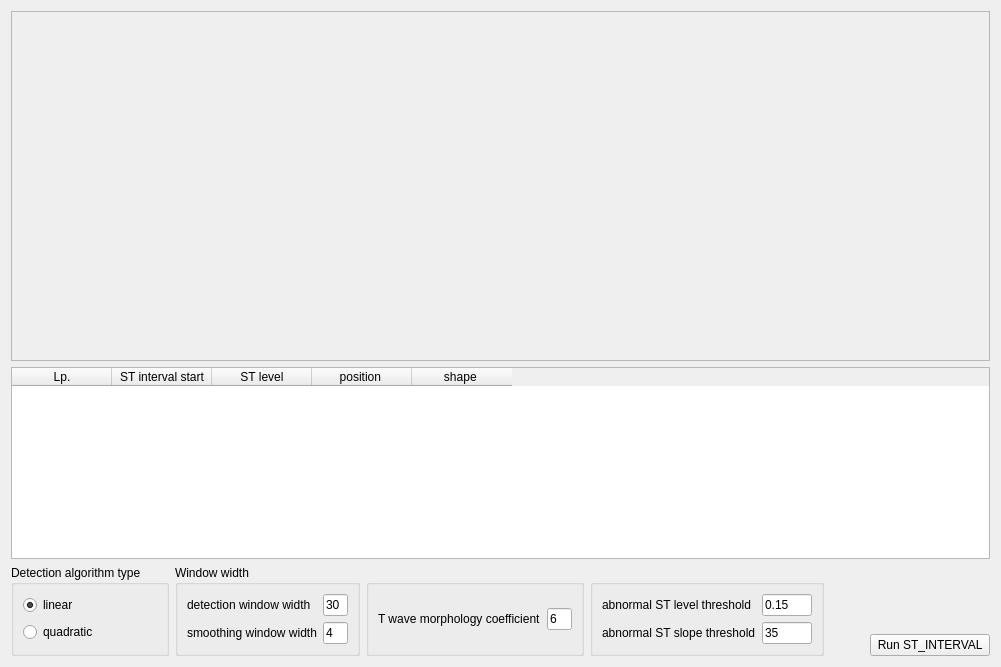
        <widget class="QWidget" name="st_interval">
         <attribute name="title">
          <string>ST Interval</string>
         </attribute>
         <layout class="QVBoxLayout" name="verticalLayout_31">
          <item>
           <layout class="QHBoxLayout" name="horizontalLayout_28">
            <item>
             <layout class="QVBoxLayout" name="verticalLayout_32">
              <item>
               <widget class="QScrollArea" name="scrollArea">
                <property name="minimumSize">
                 <size>
                  <width>0</width>
                  <height>350</height>
                 </size>
                </property>
                <property name="widgetResizable">
                 <bool>true</bool>
                </property>
                <widget class="QWidget" name="scrollAreaWidgetContents_8">
                 <property name="geometry">
                  <rect>
                   <x>0</x>
                   <y>0</y>
                   <width>1050</width>
                   <height>348</height>
                  </rect>
                 </property>
                </widget>
               </widget>
              </item>
              <item>
               <widget class="QTableWidget" name="tableWidget_2">
                <column>
                 <property name="text">
                  <string>Lp.</string>
                 </property>
                </column>
                <column>
                 <property name="text">
                  <string>ST interval start</string>
                 </property>
                </column>
                <column>
                 <property name="text">
                  <string>ST level</string>
                 </property>
                </column>
                <column>
                 <property name="text">
                  <string>position </string>
                 </property>
                </column>
                <column>
                 <property name="text">
                  <string>shape </string>
                 </property>
                </column>
               </widget>
              </item>
             </layout>
            </item>
           </layout>
          </item>
          <item>
           <layout class="QHBoxLayout" name="horizontalLayout_3">
            <item>
             <widget class="QGroupBox" name="groupBox_7">
              <property name="minimumSize">
               <size>
                <width>0</width>
                <height>50</height>
               </size>
              </property>
              <property name="title">
               <string>Detection algorithm type</string>
              </property>
              <layout class="QVBoxLayout" name="verticalLayout_30">
               <item>
                <widget class="QRadioButton" name="detectionratelinear">
                 <property name="text">
                  <string>linear</string>
                 </property>
                 <property name="checked">
                  <bool>true</bool>
                 </property>
                </widget>
               </item>
               <item>
                <widget class="QRadioButton" name="detectionratesquare">
                 <property name="text">
                  <string>quadratic</string>
                 </property>
                </widget>
               </item>
              </layout>
             </widget>
            </item>
            <item>
             <widget class="QGroupBox" name="groupBox_5">
              <property name="title">
               <string>Window width</string>
              </property>
              <layout class="QFormLayout" name="formLayout">
               <property name="fieldGrowthPolicy">
                <enum>QFormLayout::AllNonFixedFieldsGrow</enum>
               </property>
               <item row="0" column="0">
                <widget class="QLabel" name="label_8">
                 <property name="text">
                  <string>detection window width</string>
                 </property>
                </widget>
               </item>
               <item row="0" column="1">
                <widget class="QLineEdit" name="lineEdit">
                 <property name="maximumSize">
                  <size>
                   <width>25</width>
                   <height>16777215</height>
                  </size>
                 </property>
                 <property name="layoutDirection">
                  <enum>Qt::RightToLeft</enum>
                 </property>
                 <property name="text">
                  <string>30</string>
                 </property>
                </widget>
               </item>
               <item row="1" column="0">
                <widget class="QLabel" name="label_13">
                 <property name="text">
                  <string>smoothing window width</string>
                 </property>
                </widget>
               </item>
               <item row="1" column="1">
                <widget class="QLineEdit" name="lineEdit_2">
                 <property name="maximumSize">
                  <size>
                   <width>25</width>
                   <height>16777215</height>
                  </size>
                 </property>
                 <property name="layoutDirection">
                  <enum>Qt::RightToLeft</enum>
                 </property>
                 <property name="text">
                  <string>4</string>
                 </property>
                </widget>
               </item>
              </layout>
             </widget>
            </item>
            <item>
             <widget class="QGroupBox" name="groupBox_8">
              <property name="title">
               <string> </string>
              </property>
              <layout class="QHBoxLayout" name="horizontalLayout_7">
               <item>
                <widget class="QLabel" name="label_23">
                 <property name="text">
                  <string>T wave morphology coefficient</string>
                 </property>
                </widget>
               </item>
               <item>
                <widget class="QLineEdit" name="lineEdit_5">
                 <property name="maximumSize">
                  <size>
                   <width>25</width>
                   <height>16777215</height>
                  </size>
                 </property>
                 <property name="text">
                  <string>6</string>
                 </property>
                </widget>
               </item>
              </layout>
             </widget>
            </item>
            <item>
             <widget class="QGroupBox" name="groupBox_4">
              <property name="title">
               <string> </string>
              </property>
              <layout class="QFormLayout" name="formLayout_2">
               <property name="fieldGrowthPolicy">
                <enum>QFormLayout::AllNonFixedFieldsGrow</enum>
               </property>
               <item row="0" column="0">
                <widget class="QLabel" name="label_21">
                 <property name="text">
                  <string>abnormal ST level threshold</string>
                 </property>
                </widget>
               </item>
               <item row="0" column="1">
                <widget class="QLineEdit" name="lineEdit_4">
                 <property name="maximumSize">
                  <size>
                   <width>50</width>
                   <height>16777215</height>
                  </size>
                 </property>
                 <property name="text">
                  <string>0.15</string>
                 </property>
                </widget>
               </item>
               <item row="1" column="0">
                <widget class="QLabel" name="label_22">
                 <property name="text">
                  <string>abnormal ST slope threshold</string>
                 </property>
                </widget>
               </item>
               <item row="1" column="1">
                <widget class="QLineEdit" name="lineEdit_3">
                 <property name="maximumSize">
                  <size>
                   <width>50</width>
                   <height>16777215</height>
                  </size>
                 </property>
                 <property name="text">
                  <string>35</string>
                 </property>
                </widget>
               </item>
              </layout>
             </widget>
            </item>
            <item>
             <spacer name="horizontalSpacer_9">
              <property name="orientation">
               <enum>Qt::Horizontal</enum>
              </property>
              <property name="sizeHint" stdset="0">
               <size>
                <width>40</width>
                <height>20</height>
               </size>
              </property>
             </spacer>
            </item>
            <item>
             <layout class="QVBoxLayout" name="verticalLayout_33">
              <item>
               <spacer name="verticalSpacer">
                <property name="orientation">
                 <enum>Qt::Vertical</enum>
                </property>
                <property name="sizeHint" stdset="0">
                 <size>
                  <width>20</width>
                  <height>20</height>
                 </size>
                </property>
               </spacer>
              </item>
              <item>
               <widget class="QPushButton" name="pushButton">
                <property name="text">
                 <string> Run ST_INTERVAL </string>
                </property>
               </widget>
              </item>
             </layout>
            </item>
           </layout>
          </item>
         </layout>
        </widget>
